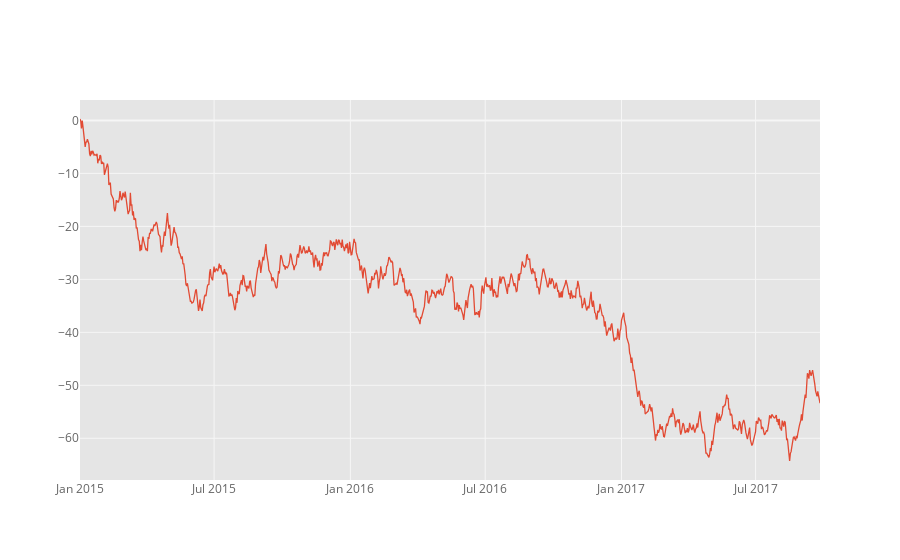

The code cell stored with this chart in its notebook:
### Markdown cell above
The `iplot` method on Series and DataFrame is wrapper of Plotly's `plot` method

### Code cell
# Cufflinks can generate random data for different shapes
# Let's generate a single line with 1000 points
cf.datagen.lines(1,1000).iplot()

### Figure 1 — Plotly figure (JSON) as saved in the notebook; plotly's stock layout.template omitted (floating-point values rounded to 4 significant figures; data arrays with more than 128 entries replaced by an {"elided": "..."} marker saying what was removed)
{"data": [{"line": {"color": "rgba(226, 74, 51, 1.0)", "dash": "solid", "shape": "linear", "width": 1.3}, "mode": "lines", "name": "NXT.FY", "text": "", "type": "scatter", "x": {"elided": "1000 str values"}, "y": {"elided": "1000 float values"}}], "layout": {"legend": {"bgcolor": "#FFFFFF", "font": {"color": "#666666"}}, "paper_bgcolor": "#FFFFFF", "plot_bgcolor": "#E5E5E5", "title": {"font": {"color": "#151516"}}, "xaxis": {"gridcolor": "#F6F6F6", "showgrid": true, "tickfont": {"color": "#666666"}, "title": {"font": {"color": "#666666"}, "text": ""}, "zerolinecolor": "#F6F6F6"}, "yaxis": {"gridcolor": "#F6F6F6", "showgrid": true, "tickfont": {"color": "#666666"}, "title": {"font": {"color": "#666666"}, "text": ""}, "zerolinecolor": "#F6F6F6"}}}
